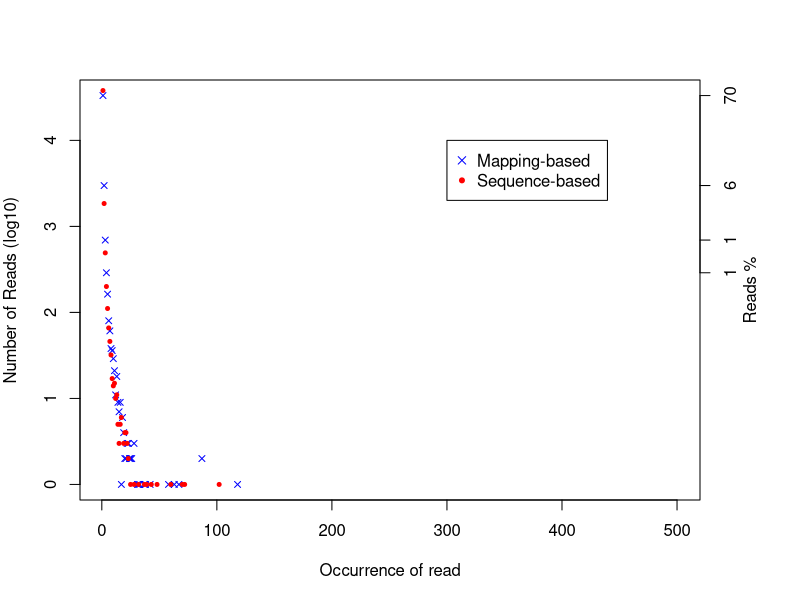

The R script that drew this image:
pdf('test.DupRate_plot.pdf')
par(mar=c(5,4,4,5),las=0)
seq_occ=c(1,2,3,4,5,6,7,8,9,10,11,12,13,14,15,16,17,19,20,21,22,23,25,28,32,37,39,43,48,60,70,72,102)
seq_uniqRead=c(37943,1844,492,200,111,66,46,32,17,14,15,10,11,5,3,5,6,3,4,4,3,2,1,1,1,1,1,1,1,1,1,1,1)
pos_occ=c(1,2,3,4,5,6,7,8,9,10,11,12,13,14,15,16,17,18,19,20,21,22,23,24,25,26,28,31,32,33,37,38,42,58,63,67,87,118)
pos_uniqRead=c(33183,2984,693,289,163,80,61,38,36,29,21,11,18,9,7,9,1,6,4,2,2,3,3,2,2,2,3,1,1,1,1,1,1,1,1,1,2,1)
plot(pos_occ,log10(pos_uniqRead),ylab='Number of Reads (log10)',xlab='Occurrence of read',pch=4,cex=0.8,col='blue',xlim=c(1,500),yaxt='n')
points(seq_occ,log10(seq_uniqRead),pch=20,cex=0.8,col='red')
ym=floor(max(log10(pos_uniqRead)))
legend(300,ym,legend=c('Mapping-based','Sequence-based'),col=c('blue','red'),pch=c(4,20))
axis(side=2,at=0:ym,labels=0:ym)
axis(side=4,at=c(log10(pos_uniqRead[1]),log10(pos_uniqRead[2]),log10(pos_uniqRead[3]),log10(pos_uniqRead[4])), labels=c(round(pos_uniqRead[1]*100/sum(pos_uniqRead*pos_occ)),round(pos_uniqRead[2]*100/sum(pos_uniqRead*pos_occ)),round(pos_uniqRead[3]*100/sum(pos_uniqRead*pos_occ)),round(pos_uniqRead[4]*100/sum(pos_uniqRead*pos_occ))))
mtext(4, text = "Reads %", line = 2)
dev.off()
